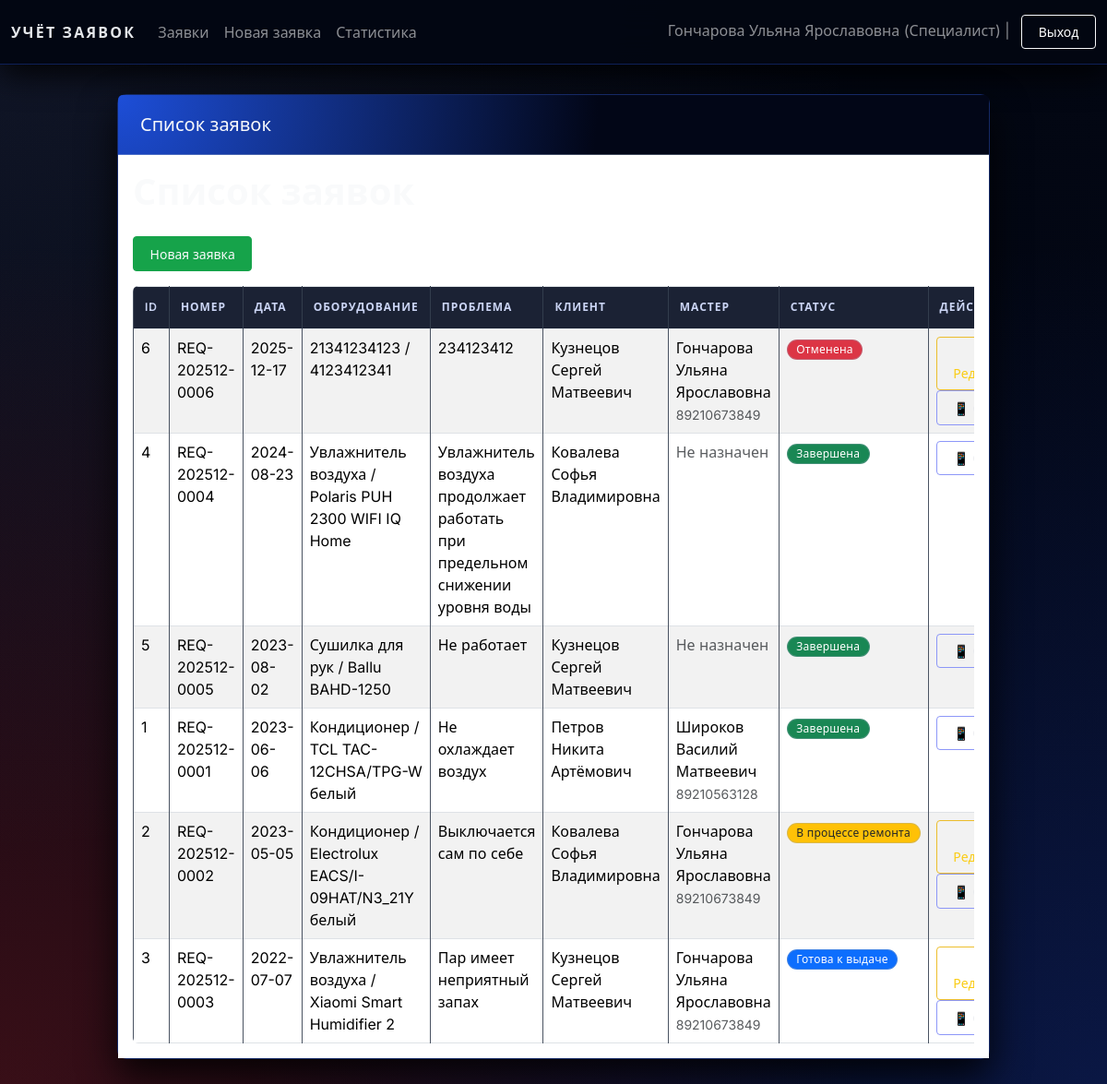
Before: /requests (signed in) with the older database file.
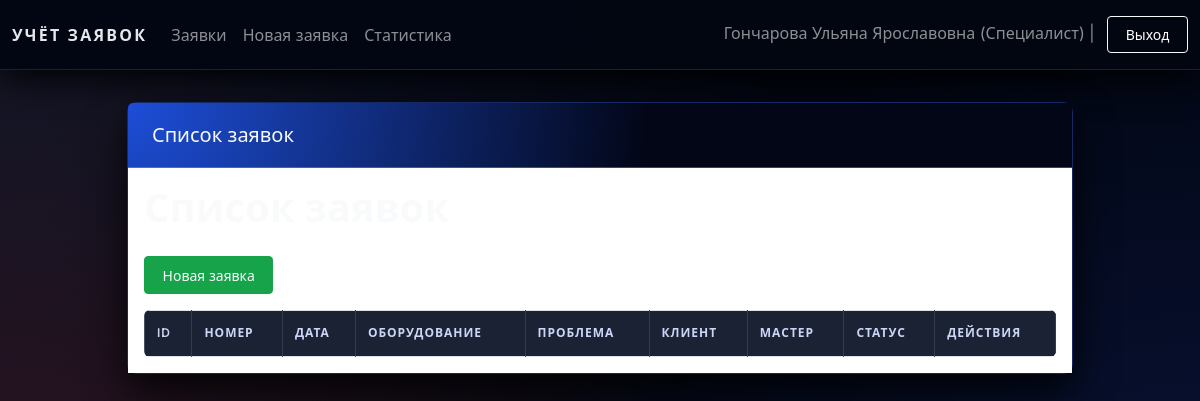
After: the same page with the newer database file.
### tables this page shows
CREATE TABLE users (
            user_id INTEGER PRIMARY KEY AUTOINCREMENT,
            fio TEXT NOT NULL,
            phone TEXT,
            login TEXT UNIQUE NOT NULL,
            password TEXT NOT NULL,
            user_type TEXT NOT NULL CHECK (
                user_type IN ('Администратор', 'Менеджер', 'Специалист', 'Оператор', 'Заказчик', 'Менеджер по качеству')
            ),
            is_active INTEGER DEFAULT 1,
            registration_date TEXT DEFAULT (DATE('now')),
            email TEXT,
            address TEXT,
            notes TEXT
        );

CREATE TABLE requests (
            request_id INTEGER PRIMARY KEY AUTOINCREMENT,
            request_number TEXT UNIQUE,
            start_date TEXT NOT NULL,
            climate_tech_type TEXT NOT NULL,
            climate_tech_model TEXT NOT NULL,
            problem_description TEXT NOT NULL,
            request_status TEXT NOT NULL DEFAULT 'Новая заявка' CHECK (
                request_status IN ('Новая заявка', 'В процессе ремонта', 'Ожидание комплектующих',
                                    'Готова к выдаче', 'Завершена', 'Отменена')
            ),
            priority TEXT DEFAULT 'Средний' CHECK (priority IN ('Низкий', 'Средний', 'Высокий', 'Критичный')),
            completion_date TEXT,
            repair_parts TEXT,
            estimated_time INTEGER,

            master_id INTEGER REFERENCES users(user_id) ON DELETE SET NULL,
            client_id INTEGER NOT NULL REFERENCES users(user_id) ON DELETE CASCADE,
            quality_manager_id INTEGER REFERENCES users(user_id) ON DELETE SET NULL,

            deadline_extension TEXT,
            extension_reason TEXT,
            customer_agreement INTEGER DEFAULT 0,

            qr_code_generated INTEGER DEFAULT 0,
            qr_code_token TEXT UNIQUE,
            feedback_received INTEGER DEFAULT 0,

            created_at TEXT DEFAULT (DATETIME('now')),
            updated_at TEXT DEFAULT (DATETIME('now'))
        );

### web_app.py (the view)
    def wrapper(*args, **kwargs):
        if "user" not in session:
            return redirect(url_for("login"))
        return view_func(*args, **kwargs)

### web_app.py (called while the page is built)
def get_connection():
    if not os.path.exists(DB_NAME):
        raise FileNotFoundError(
            f"Файл базы данных '{DB_NAME}' не найден. "
            f"Сначала запустите 'test.py' для создания БД."
        )
    conn = sqlite3.connect(DB_NAME)
    conn.row_factory = sqlite3.Row
    return conn

def login_required(view_func):
    def wrapper(*args, **kwargs):
        if "user" not in session:
            return redirect(url_for("login"))
        return view_func(*args, **kwargs)
    wrapper.__name__ = view_func.__name__
    return wrapper

### templates/requests_list.html (shortened to what this page needs)
{% extends "base.html" %}
{% block header %}Список заявок{% endblock %}
{% block content %}
<h1>Список заявок</h1>
<p><a class="btn btn-success btn-sm" href="{{ url_for('new_request') }}">Новая заявка</a></p>
<div class="table-responsive">
  <table class="table table-striped table-bordered mb-0">
    <thead>
      <tr>
        <th>ID</th>
        <th>Номер</th>
        <th>Дата</th>
        <th>Оборудование</th>
        <th>Проблема</th>
        <th>Клиент</th>
        <th>Мастер</th>
        <th>Статус</th>
        <th>Действия</th>
      </tr>
    </thead>
    <tbody>
      {% for r in requests %}
      <tr>
        <td>{{ r.request_id }}</td>
        <td>{{ r.request_number }}</td>
        <td>{{ r.start_date }}</td>
        <td>{{ r.climate_tech_type }} / {{ r.climate_tech_model }}</td>
        <td>{{ r.problem_description }}</td>
        <td>{{ r.client_fio }}</td>
        <td>
          {% if r.master_fio %}
            {{ r.master_fio }}
            {% if r.master_phone %}
              <br><small class="text-muted">{{ r.master_phone }}</small>
            {% endif %}
          {% else %}
            <span class="text-muted">Не назначен</span>
          {% endif %}
        </td>
        <td><span class="badge status-badge {{ r.status_class }}">{{ r.request_status }}</span></td>
        <td>
          {% if r.can_edit %}
            <a href="{{ url_for('edit_request', request_id=r.request_id) }}"
               class="btn btn-outline-warning btn-sm me-1"
               title="Редактировать заявку">✏️ Редактировать</a>
          {% endif %}
          <a href="{{ url_for('qr_for_request', request_id=r.request_id) }}" target="_blank"
             class="btn btn-outline-primary btn-sm" title="QR-код для отзыва">
            📱 QR
          </a>
        </td>
      </tr>
      {% endfor %}
    </tbody>
  </table>
</div>
{% endblock %}

### templates/base.html (shortened to what this page needs)
<!doctype html>
<html lang="ru">
<head>
    <link rel="stylesheet"
          href="https://cdn.jsdelivr.net/npm/bootstrap@5.3.2/dist/css/bootstrap.min.css">
    <link rel="stylesheet" href="{{ url_for('static', filename='styles.css') }}">
</head>
<body>
<nav class="navbar navbar-expand-lg navbar-dark bg-dark">
  <div class="container-fluid">
    <a class="navbar-brand" href="{{ url_for('index') }}">Учёт заявок</a>
    <div class="collapse navbar-collapse" id="navbarNav">
      <ul class="navbar-nav me-auto mb-2 mb-lg-0">
        {% if current_user %}
        <li class="nav-item">
          <a class="nav-link" href="{{ url_for('requests_list') }}">Заявки</a>
        </li>
        <li class="nav-item">
          <a class="nav-link" href="{{ url_for('new_request') }}">Новая заявка</a>
        </li>
        <li class="nav-item">
          <a class="nav-link" href="{{ url_for('stats') }}">Статистика</a>
        </li>
        {% endif %}
      </ul>
      <span class="navbar-text">
        {% if current_user %}
          {{ current_user['fio'] }} ({{ current_user['user_type'] }}) |
          <a href="{{ url_for('logout') }}" class="btn btn-sm btn-outline-light ms-2">Выход</a>
        {% else %}
          <a href="{{ url_for('login') }}" class="btn btn-sm btn-outline-light">Войти</a>
          <a href="{{ url_for('register') }}" class="btn btn-sm btn-outline-light ms-2">Регистрация</a>
        {% endif %}
      </span>
    </div>
  </div>
</nav>
<div class="container app-shell">
  <div class="row justify-content-center">
    <div class="col-12 col-lg-11 col-xl-10">
      <div class="card app-card">
        <div class="card-header app-card-header">
          <h5 class="mb-0">{% block header %}{{ title }}{% endblock %}</h5>
        </div>
        <div class="card-body bg-white">
          {% block content %}{% endblock %}
        </div>
      </div>
    </div>
  </div>
</div>
</body>
</html>

Changed rows visible on the page:
no longer on this page (row edited): users: fio "Гончарова Ульяна Ярославовна", user_type "Специалист"
removed requests: request_id "6", request_number "REQ-202512-0006", start_date "2025-12-17", climate_tech_type "21341234123", climate_tech_model "4123412341", problem_description "234123412", client_fio "Кузнецов Сергей Матвеевич", master_fio "Гончарова Ульяна Ярославовна", master_phone "89210673849", request_status "Отменена"
removed requests: request_id "4", request_number "REQ-202512-0004", start_date "2024-08-23", climate_tech_type "Увлажнитель воздуха", climate_tech_model "Polaris PUH 2300 WIFI IQ Home", problem_description "Увлажнитель воздуха продолжает работать при предельном снижении уровня воды", client_fio "Ковалева Софья Владимировна", shows "Не назначен", request_status "Завершена"
removed requests: request_id "5", request_number "REQ-202512-0005", start_date "2023-08-02", climate_tech_type "Сушилка для рук", climate_tech_model "Ballu BAHD-1250", problem_description "Не работает", client_fio "Кузнецов Сергей Матвеевич", shows "Не назначен", request_status "Завершена"
removed requests: request_id "1", request_number "REQ-202512-0001", start_date "2023-06-06", climate_tech_type "Кондиционер", climate_tech_model "TCL TAC-12CHSA/TPG-W белый", problem_description "Не охлаждает воздух", client_fio "Петров Никита Артёмович", master_fio "Широков Василий Матвеевич", master_phone "89210563128", request_status "Завершена"
removed requests: request_id "2", request_number "REQ-202512-0002", start_date "2023-05-05", climate_tech_type "Кондиционер", climate_tech_model "Electrolux EACS/I-09HAT/N3_21Y белый", problem_description "Выключается сам по себе", client_fio "Ковалева Софья Владимировна", master_fio "Гончарова Ульяна Ярославовна", master_phone "89210673849", request_status "В процессе ремонта"
removed requests: request_id "3", request_number "REQ-202512-0003", start_date "2022-07-07", climate_tech_type "Увлажнитель воздуха", climate_tech_model "Xiaomi Smart Humidifier 2", problem_description "Пар имеет неприятный запах", client_fio "Кузнецов Сергей Матвеевич", master_fio "Гончарова Ульяна Ярославовна", master_phone "89210673849", request_status "Готова к выдаче"
Other visible differences:
{{ current_user['fio'] }}: (not shown) → "Гончарова Ульяна Ярославовна"
{{ current_user['user_type'] }}: (not shown) → "Специалист"
